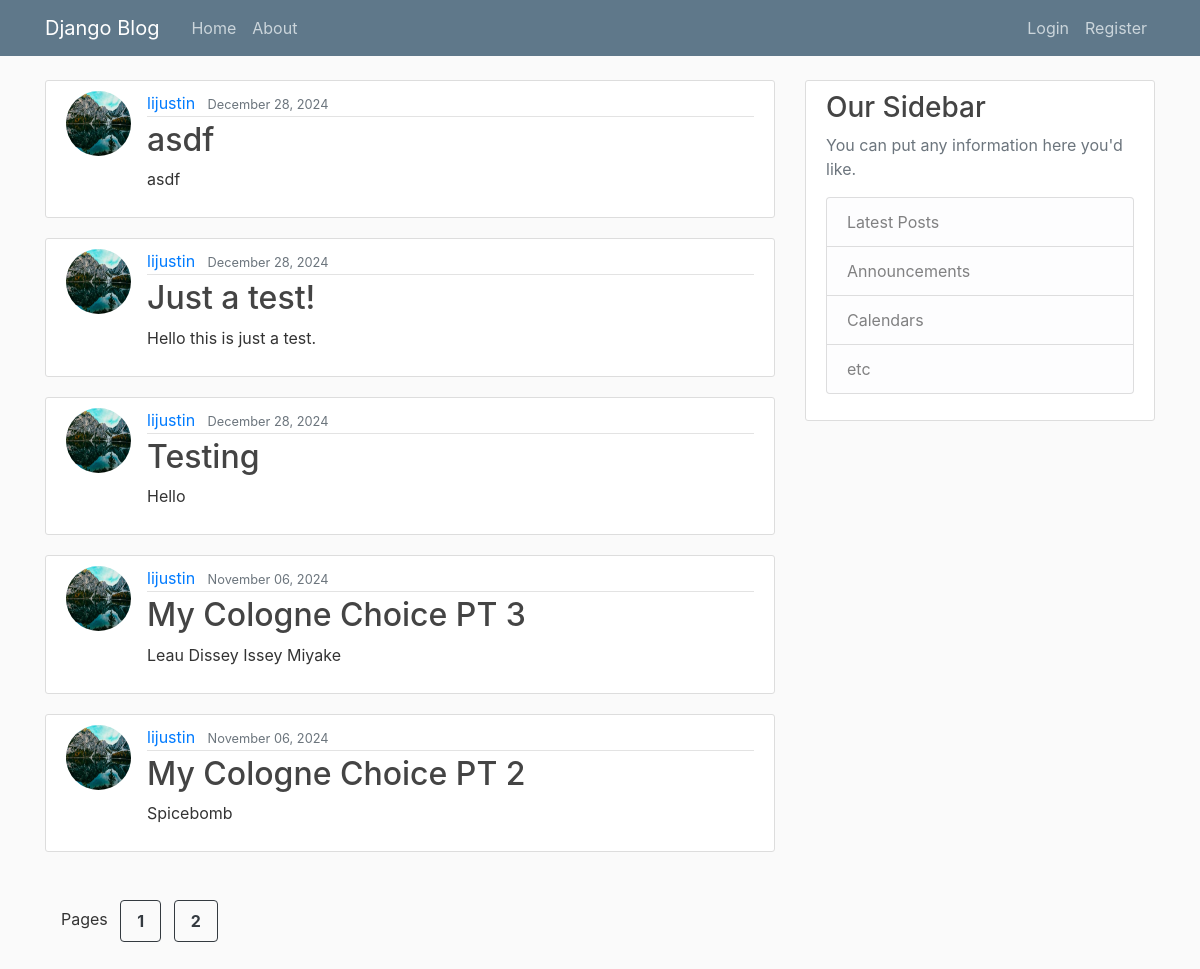
The app's page /, older data.
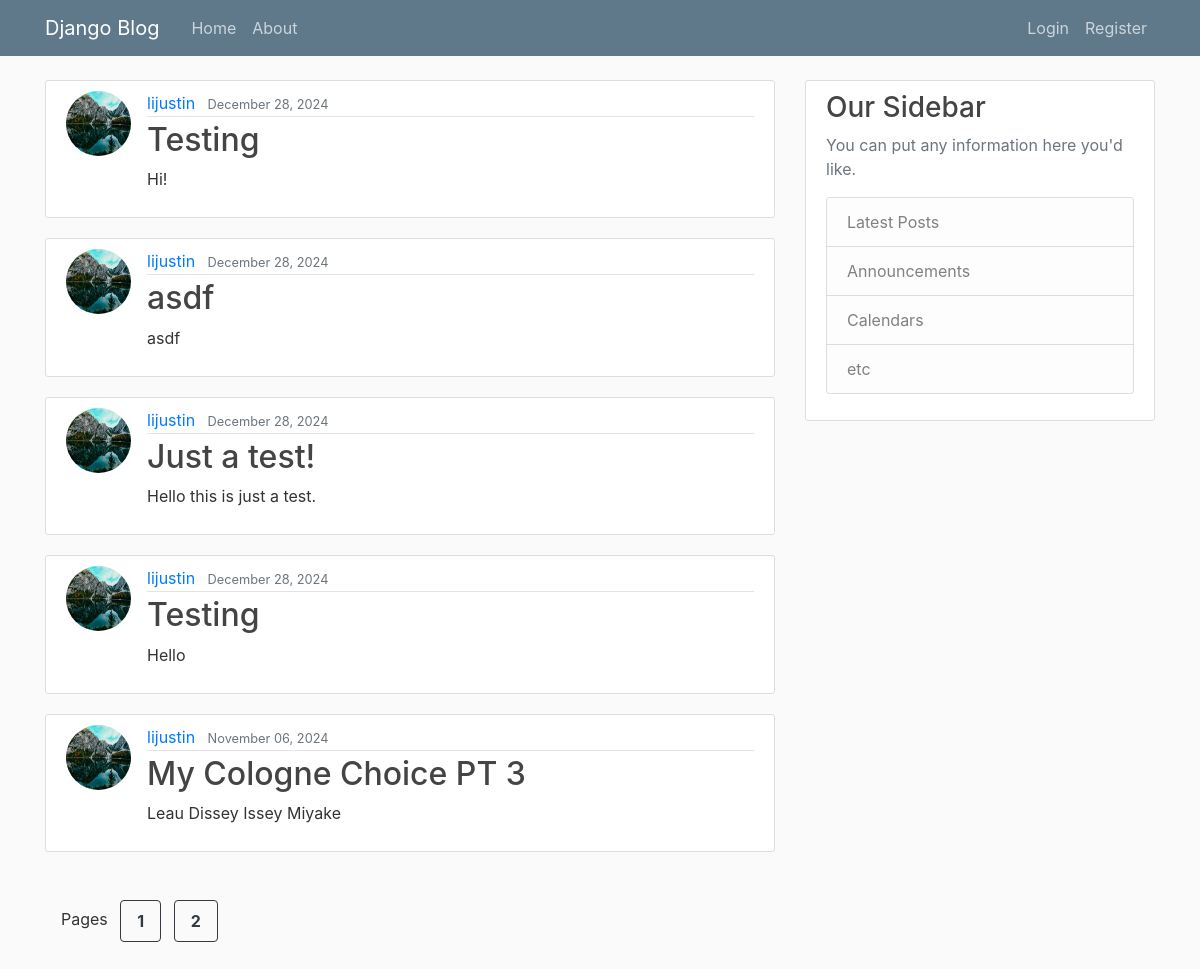
The same page, newer data.
### blog/models.py (models this page shows, shortened)
class Post(models.Model):  #Each class would be its own table in database
    title = models.CharField(max_length=100) #Character field/String single line
    content = models.TextField() #Lines and lines of text unrestricted
    date_posted = models.DateTimeField(default=timezone.now) #auto_now: when updated/created  auto_now_add:only when created
    author = models.ForeignKey(User, on_delete=models.CASCADE) #if user created post and was deleted, do we want to delete their posts or hold them as null

### users/models.py (models this page shows, shortened)
class Profile(models.Model):
    user = models.OneToOneField(User, on_delete=models.CASCADE) #one to one relationship with a profile and user, cascade to delete user and profile
    image = models.ImageField(default = 'default.jpg', upload_to='profile_pics') #default image is default.jpg, if user puts in picture, it is sent to that directory

### blog/views.py (the view)
# urls.py: path('', PostListView.as_view() , name='blog-home'),
class PostListView(ListView):
    model = Post
    template_name = 'blog/home.html' #rerouting our template from list to home
    context_object_name = 'posts' #We need this variable name template for easy reference {{posts}} instead of {{object_list}}
    ordering = ['-date_posted'] #We are essentially ordering our blogs such that (with -) the most recent are at the top
    paginate_by = 5 #posts per page

### blog/templates/blog/home.html (shortened to what this page needs)
{% extends "blog/base.html" %}
{% block content%}
    {% for post in posts%}
        <article class="media content-section">
            <img class="rounded-circle article-img" src="{{ post.author.profile.image.url }}" alt="">
            <div class="media-body">
                <div class="article-metadata">
                    <a class="mr-2" href="#">{{ post.author }}</a>
                    <small class="text-muted">{{ post.date_posted|date:"F d, Y" }}</small>
                </div>
                <h2><a class="article-title" href="{% url 'post-detail' post.id %}">{{ post.title }}</a></h2>
                <p class="article-content">{{ post.content }}</p>
            </div>
        </article>
    {% endfor %}
    {% if is_paginated %}
        <div class="my-5 ml-3 ">
            Pages
            {% for page_num in paginator.page_range %}
                <a class="btn btn-outline-dark color-black ml-2 px-3 py-2" href="/?page={{page_num}}"><strong>{{page_num}}</strong></a>
            {% endfor %}
        </div>
    {% endif %}
{% endblock content %}

### blog/templates/blog/base.html (shortened to what this page needs)
{%load static%}
<!DOCTYPE html>
<html lang="en">
  <head>
    <link
      rel="stylesheet"
      href="https://cdn.jsdelivr.net/npm/bootstrap@4.3.1/dist/css/bootstrap.min.css"
    />
    <link rel="stylesheet" type="text/css" href="{% static 'blog/main.css' %}">
  </head>
  <body>
    <header class="site-header">
      <nav class="navbar navbar-expand-md navbar-dark bg-steel fixed-top">
        <div class="container">
          <a class="navbar-brand mr-4" href="/">Django Blog</a>
          <div class="collapse navbar-collapse" id="navbarToggle">
            <div class="navbar-nav mr-auto">
              <a class="nav-item nav-link" href="/">Home</a>
              <a class="nav-item nav-link" href="/about">About</a>
            </div>
            <div class="navbar-nav">
              {% if user.is_authenticated %}
                <a class="nav-item nav-link" href="{% url 'post-create' %}">New Post</a>
                <a class="nav-item nav-link" href="{% url 'profile' %}">Profile</a>
                <form method="post" action="{% url 'logout' %}">
                  {% csrf_token %}
                  <button class="btn btn-link nav-item nav-link" type="submit">Logout</button>
                </form>
              {% else %}
                <a class="nav-item nav-link" href="{% url 'login'%}">Login</a>
                <a class="nav-item nav-link" href="{% url 'register'%}">Register</a>
              {% endif%}
            </div>
          </div>
        </div>
      </nav>
    </header>
    <main role="main" class="container">
        <div class="row">
          <div class="col-md-8">
            {% block content %}{% endblock %}
          </div>
          <div class="col-md-4">
            <div class="content-section">
              <h3>Our Sidebar</h3>
              <p class='text-muted'>You can put any information here you'd like.
                <ul class="list-group">
                  <li class="list-group-item list-group-item-light">Latest Posts</li>
                  <li class="list-group-item list-group-item-light">Announcements</li>
                  <li class="list-group-item list-group-item-light">Calendars</li>
                  <li class="list-group-item list-group-item-light">etc</li>
                </ul>
              </p>
            </div>
          </div>
        </div>
      </main>
  </body>
</html>

### blog/static/blog/main.css (style rules this page uses)
body { background: #fafafa; color: #333333; margin-top: 5rem; }
h1, h2, h3, h4, h5, h6 { color: #444444; }
ul { margin: 0; }
.bg-steel { background-color: #5f788a; }
.site-header .navbar-nav .nav-link { color: #cbd5db; }
.content-section { background: #ffffff; padding: 10px 20px; border: 1px solid #dddddd; border-radius: 3px; margin-bottom: 20px; }
.article-title { color: #444444; }
.article-content { white-space: pre-line; }
.article-img { height: 65px; width: 65px; margin-right: 16px; }
.article-metadata { padding-bottom: 1px; margin-bottom: 4px; border-bottom: 1px solid #e3e3e3 }

Row changes from the older to the newer data that the page shows:
no longer on this page (row unchanged): Post: author.profile.image (picture), author "lijustin", date_posted "November 06, 2024", title "My Cologne Choice PT 2", content "Spicebomb"
added Post: author.profile.image (picture), author "lijustin", date_posted "December 28, 2024", title "Testing", content "Hi!"
